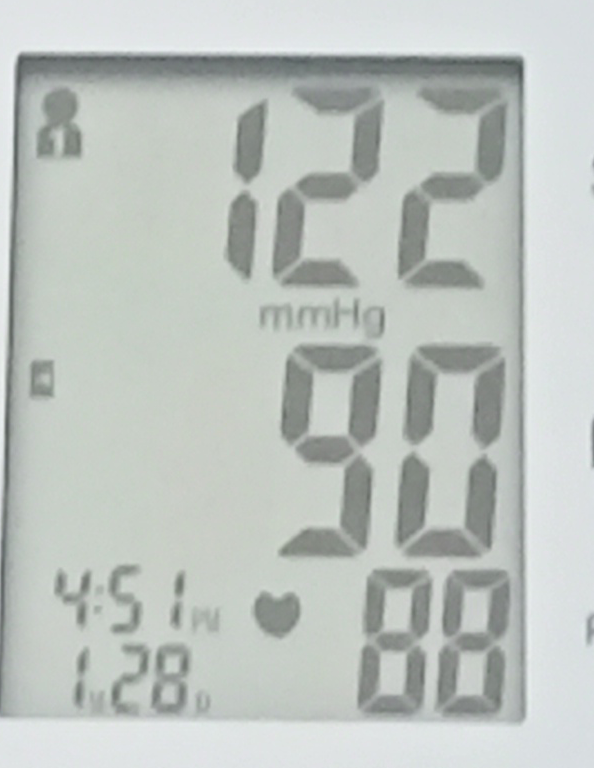
#> input picture test_2_img/1692233086743.jpg, 594 x 768 px; its folder holds only this picture in this run
$ python press.py
#> lines starting #> are read from the running program, lines starting #| are printed output that depends on the picture; after the words box and inside, x2 and y2 are one past the last pixel; in counts of white or black regions, pixels touching at a corner belong together
### utils/roi_bp/roi_bp.py
import cv2
import os
from PIL import Image
import numpy as np
from scipy.ndimage import gaussian_filter
from matplotlib import pyplot as plt
import math
PURPLE = (75, 0, 130)
YELLOW = (0, 255, 255)
THICKNESS = 4
FONT = cv2.FONT_HERSHEY_SIMPLEX
# [42 lines left out: functions get_values_around_number, calculate_entropy, calculate_discrete_density, brightness_thresh, brightness_mean, not called in this run]

def euclidean_distance(tuple1, tuple2):
    return math.sqrt(sum((x - y) ** 2 for x, y in zip(tuple1, tuple2)))


# [68 lines left out: functions compare_contour, contour_shape, find_closest_tuple, replace_tuple_if_not_present, increase_contrast, not called in this run]

def crop_image(image, left, top, right, bottom):
    image = cv2_to_pillow(image)
    cropped_image = image.crop((left, top, right, bottom))
    # cv2.imwrite(f'roi_trash/{str(uuid.uuid4())}.png', pillow_to_cv2(cropped_image))
    return pillow_to_cv2(cropped_image)

def cv2_to_pillow(cv2_image):
    pillow_image = Image.fromarray(cv2_image)
    return pillow_image

def pillow_to_cv2(pillow_image):
    cv2_image = cv2.cvtColor(np.array(pillow_image), cv2.COLOR_RGB2BGR)
    return cv2_image


# [5 lines left out: function reduce_blur, not called in this run]


def roi_blood_pressure(img_path, canny=100, num_canny=100, dsize=(480, 640)):
    peri = 0
    peri_pre = 0
    x_cur, y_cur, w_cur, h_cur, area_cur, peri_cur = 0, 0, 0, 0, 0, 0
    img_color = cv2.imread(img_path)
    img_color = cv2.resize(img_color, dsize)
    img_color_c = img_color.copy()
    img = cv2.cvtColor(img_color, cv2.COLOR_BGR2GRAY)

    blurred = cv2.GaussianBlur(img, (5, 5), 10)
    blurred = cv2.bilateralFilter(blurred, 5, sigmaColor=50, sigmaSpace=50)
    edged = cv2.Canny(blurred, canny, 150, 255)

    cnts, _ = cv2.findContours(edged, cv2.RETR_EXTERNAL, cv2.CHAIN_APPROX_SIMPLE)
    cnts = sorted(cnts, key=cv2.contourArea, reverse=True)[:num_canny]
    cv2.drawContours(img_color, cnts, 0, PURPLE, THICKNESS)

    for i in range(len(cnts)):
        cv2.drawContours(img_color, cnts, i, PURPLE, THICKNESS)
        # print(f"ContourArea:{cv2.contourArea(cnts[i])}")
        x, y, w, h = cv2.boundingRect(cnts[i])
        cv2.rectangle(img_color, (x, y), (x + w, y + h), YELLOW, THICKNESS)
        area = round(cv2.contourArea(cnts[i]), 1)
        peri = round(cv2.arcLength(cnts[i], closed=True), 1)
        if peri >= peri_pre:
            peri_pre = peri
            x_cur, y_cur, w_cur, h_cur, area_cur, peri_cur = x, y, w, h, area, peri

        # print(f"ContourArea:{area}, Peri: {peri}")
        # cv2.putText(img_color, "Area:" + str(area), (x, y - 15), FONT, 0.4, PURPLE, 1)
        # cv2.putText(img_color, "Perimeter:" + str(peri), (x, y - 5), FONT, 0.4, PURPLE, 1)
    roi = img_color_c[y_cur: y_cur + h_cur, x_cur: x_cur + w_cur]
    # cv2.imshow('roi', roi)
    # cv2.waitKey(0)
    roi = cv2.resize(roi, (296, 385))
    # [5 lines of commented-out code are left out]
    return roi

### utils/press.py
import os
import cv2
from utils.roi_bp.roi_bp import (cv2_to_pillow, pillow_to_cv2, crop_image,
                                 roi_blood_pressure, find_closest_tuple)
import numpy as np
import time
import matplotlib.pyplot as plt

# [36 lines left out: function img_roi, not called in this run]


FONT = cv2.FONT_HERSHEY_SIMPLEX
CYAN = (255, 255, 0)
DIGITSDICT_tuple = [
    (1, 1, 1, 1, 1, 1, 0),
    (0, 1, 1, 0, 0, 0, 0),
    (1, 1, 0, 1, 1, 0, 1),
    (1, 1, 1, 1, 0, 0, 1),
    (0, 1, 1, 0, 0, 1, 1),
    (1, 1, 1, 0, 0, 1, 1),
    (1, 0, 1, 1, 0, 1, 1),
    (1, 0, 1, 1, 1, 1, 1),
    (1, 1, 1, 0, 0, 0, 0),
    (1, 1, 1, 1, 1, 1, 1),
    (1, 1, 1, 1, 0, 1, 1),
]
DIGITSDICT = {
    (1, 1, 1, 1, 1, 1, 0): 0,
    (0, 1, 1, 0, 0, 0, 0): 1,
    (1, 1, 0, 1, 1, 0, 1): 2,
    (1, 1, 1, 1, 0, 0, 1): 3,
    (0, 1, 1, 0, 0, 1, 1): 4,
    (1, 1, 1, 0, 0, 1, 1): 4,
    (1, 0, 1, 1, 0, 1, 1): 5,
    (1, 0, 1, 1, 1, 1, 1): 6,
    (1, 1, 1, 0, 0, 0, 0): 7,
    (1, 1, 1, 1, 1, 1, 1): 8,
    (1, 1, 1, 1, 0, 1, 1): 9,
}


def edged_img(cv_img, num_position=False, first_num=False, first_num_3=False):
    num_channels = cv_img.shape[2]
    if num_channels > 1:
        try:
            roi = cv2.cvtColor(cv_img, cv2.COLOR_BGR2GRAY)
        except:
            pass
    roi = cv2.GaussianBlur(roi, (5, 5), 1)
    roi = cv2.bilateralFilter(roi, 0, sigmaColor=5, sigmaSpace=50)
    edged = cv2.adaptiveThreshold(
        roi, 255, cv2.ADAPTIVE_THRESH_MEAN_C, cv2.THRESH_BINARY_INV, 13, C=2)
    ##################################################
    # cv2.imshow('edge', edged)
    # # cv2.waitKey(10)
    # # cv2.destroyAllWindows()
    # while True:
    #     if cv2.waitKey(1) & 0xFF == ord('a'):
    #         cv2.destroyAllWindows()
    #         break
    ##################################################
    contours, _ = cv2.findContours(edged, cv2.RETR_EXTERNAL, cv2.CHAIN_APPROX_SIMPLE)
    filtered_contours = []
    for contour in contours:
        (_, _, w, h) = cv2.boundingRect(contour)
        if cv2.contourArea(contour) >= 50:
            filtered_contours += [contour]
    # filtered_contours = [contour for contour in contours if cv2.contourArea(contour) >= 50]
    edged = np.zeros_like(roi)
    cv2.drawContours(edged, contours=filtered_contours, contourIdx=-1,
                     color=(255, 255, 255), thickness=cv2.FILLED)

    # [7 lines of commented-out code are left out]
    if first_num:
        contours, _ = cv2.findContours(edged, cv2.RETR_EXTERNAL, cv2.CHAIN_APPROX_SIMPLE)
        contour_max = 0
        contour_cur = 0
        for contour in contours:
            try:
                if cv2.contourArea(contour) >= cv2.contourArea(contour_cur):
                    contour_max = contour
                    contour_cur = contour_max
            except:
                contour_max = contour
                contour_cur = contour_max
        try:
            (x, y, w, h) = cv2.boundingRect(contour_max)
        except:
            print('digit in img are: [0]')
            return 0
        if w < 50:
            if w * h > 700:
                print("Digits in img are: [1]")
                return 1
        print("Digits in img are: [0]")
        return 0
    if num_position:
        kernel = cv2.getStructuringElement(cv2.MORPH_RECT, (10, 9))
        dilated = cv2.dilate(edged, kernel, iterations=1)

        kernel = cv2.getStructuringElement(cv2.MORPH_RECT, (3, 6))
        dilated = cv2.dilate(dilated, kernel, iterations=1)

        erosion_kernel = np.ones((1, 2), np.uint8)
        eroded = cv2.erode(dilated, erosion_kernel, iterations=1)
    else:
        kernel = cv2.getStructuringElement(cv2.MORPH_RECT, (5, 5))
        dilated = cv2.dilate(edged, kernel, iterations=1)

        kernel = cv2.getStructuringElement(cv2.MORPH_RECT, (4, 2))
        dilated = cv2.dilate(dilated, kernel, iterations=1)

        erosion_kernel = np.ones((4, 3), np.uint8)
        eroded = cv2.erode(dilated, erosion_kernel, iterations=1)
    ##################################################
    # cv2.imshow("Eroded", eroded)
    # # cv2.waitKey(10)
    # # cv2.destroyAllWindows()
    # while True:
    #     if cv2.waitKey(1) & 0xFF == ord('a'):
    #         cv2.destroyAllWindows()
    #         break
    ##################################################
    if first_num_3:
        contours, _ = cv2.findContours(edged, cv2.RETR_EXTERNAL, cv2.CHAIN_APPROX_SIMPLE)
        contour_max = 0
        contour_cur = 0
        for contour in contours:
            try:
                if cv2.contourArea(contour) >= cv2.contourArea(contour_cur):
                    contour_max = contour
                    contour_cur = contour_max
            except:
                contour_max = contour
                contour_cur = contour_max
        try:
            (x, y, w, h) = cv2.boundingRect(contour_max)
            print(w, h)
        except:
            print('digit in img are: [0]')
            return 0
        if h > 50:
            if cv2.contourArea(contour_max) > 1000:
                return 1
        else:
            return 0
    contours, _ = cv2.findContours(eroded, cv2.RETR_EXTERNAL, cv2.CHAIN_APPROX_SIMPLE)
    digits_contours = []
    for contour in contours:
        (x, y, w, h) = cv2.boundingRect(contour)
        if h > 30:
            digits_contours += [contour]
    sorted_digits = sorted(digits_contours, key=lambda contour: cv2.boundingRect(contour)[0])
    digits = []
    canvas = roi.copy()
    area_max = 0
    area_pre = 0
    for i, cnt in enumerate(sorted_digits):
        (x, y, w, h) = cv2.boundingRect(cnt)
        roi = eroded[y: y + h, x: x + w]
        area_c = cv2.contourArea(cnt)
        if area_c > area_pre:
            area_max = i
            area_pre = area_c
        print(f"W:{w}, H:{h}")
        qW, qH = int(w * 0.25), int(h * 0.15)
        fractionH, halfH, fractionW = int(h * 0.07), int(h * 0.5), int(w * 0.3)
        # ưiki
        sevensegs = [
            ((0, 0), (w, qH)),  # a (top bar)
            ((w - qW, 0), (w, halfH)),  # b (upper right)
            ((w - qW - 3, halfH), (w - 3, h)),  # c (lower right)
            ((0, h - qH), (w, h)),  # d (lower bar)
            ((0, halfH), (qW, h)),  # e (lower left)
            ((0, 0), (qW, halfH)),  # f (upper left)
            # ((0, halfH - fractionH), (w, halfH + fractionH)) # center
            (
                (0 + fractionW, halfH - fractionH),
                (w - fractionW, halfH + fractionH),
            ),  # center
        ]

        on = [0] * 7
        for (i, ((p1x, p1y), (p2x, p2y))) in enumerate(sevensegs):
            region = roi[p1y:p2y, p1x:p2x]
            # [9 lines of commented-out code are left out]
            if np.sum(region == 255) > region.size * 0.5:
                on[i] = 1
        if on not in DIGITSDICT_tuple:
            closest_tuple = find_closest_tuple(on, DIGITSDICT_tuple)
            index = DIGITSDICT_tuple.index(closest_tuple)
            on = DIGITSDICT_tuple[index]
        digit = DIGITSDICT[tuple(on)]
        if digit != 1:
            if w < 70:
                digit = 1
        # print(f"Digit is: {digit}")
        digits += [digit]
    print(f"Digits in img are: {digits[area_max]}")
    if len(digits) == 0:
        digits = [0]
    return digits[area_max]


# [16 lines left out: function roi_3, not called in this run]

def roi_press(image_path):
    num = []
    number = []
    digit = roi_blood_pressure(image_path, canny=20, num_canny=100)
#> in roi_blood_pressure, img_color is the input picture: shape (768, 594, 3); mean B, G, R 190.8, 195.1, 189.1
#> in roi_blood_pressure, `edged = cv2.Canny(blurred, canny, 150, 255)`:
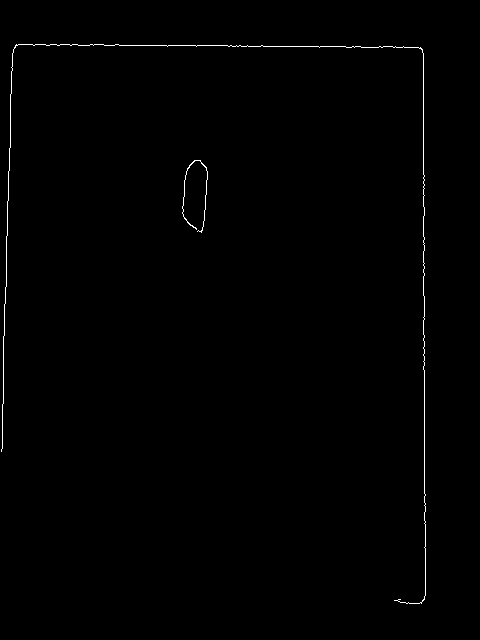
#> edged: shape (640, 480); 0.51% white in thin lines or dots, all inside (x1, y1, x2, y2) = (1, 44, 426, 604)
#> in roi_blood_pressure, `cnts, _ = cv2.findContours(edged, cv2.RETR_EXTERNAL, cv2.CHAIN_APPROX_..`: cnts = 2 contours, 1 with area under 20; largest, box (x1, y1, x2, y2) and area: (182, 160, 208, 233) 24
#> in roi_blood_pressure, `cv2.drawContours(img_color, cnts, 0, PURPLE, THICKNESS)`:
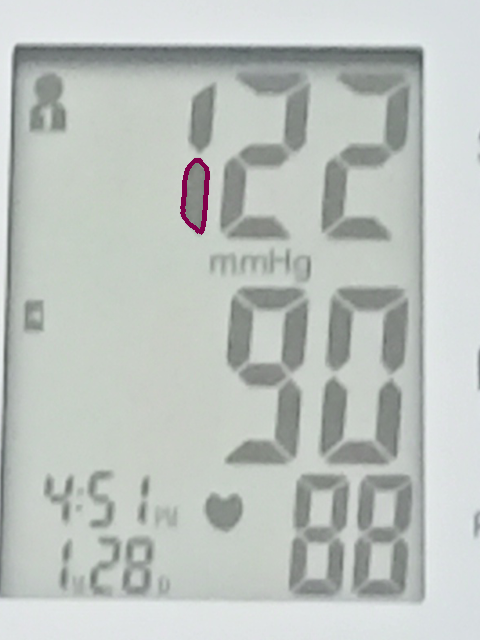
#> img_color: shape (640, 480, 3); mean B, G, R 190.5, 194.6, 189
#> the loop in roi_blood_pressure, `for i in range(len(cnts)):` made 2 passes
#> (x, y, w, h, area, peri, peri_pre, x_cur) on pass 1: (182, 160, 26, 73, 24, 337.6, 337.6, 182)
#> after the loop in roi_blood_pressure, `for i in range(len(cnts)):`:
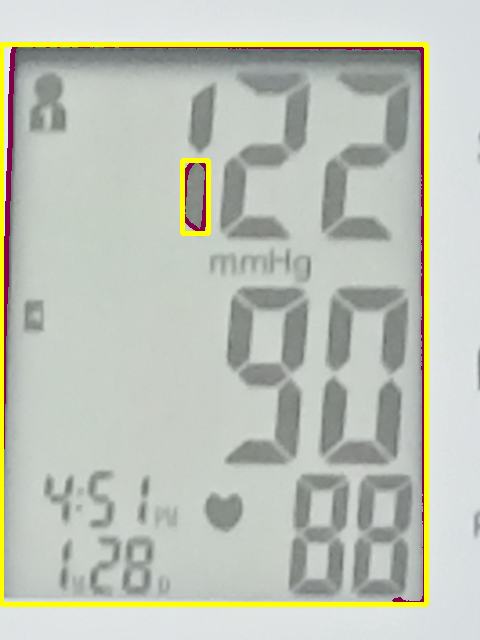
#> img_color: shape (640, 480, 3); 4.47% of pixels changed, all inside (x1, y1, x2, y2) = (0, 42, 429, 607)
#> after the loop in roi_blood_pressure, `for i in range(len(cnts)):`: area_cur = 7.5; h_cur = 560; peri_cur = 2898.3; w_cur = 425; x_cur = 1; y_cur = 44
#> in roi_blood_pressure, `roi = img_color_c[y_cur: y_cur + h_cur, x_cur: x_cur + w_cur]`:
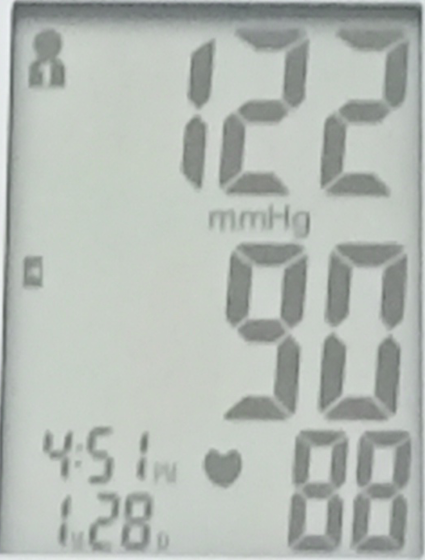
#> roi: shape (560, 425, 3); mean B, G, R 180.4, 186.3, 180
    digit1_png = crop_image(digit, 85, 25, 150, 134)
#> in crop_image, `cropped_image = image.crop((left, top, right, bottom))`:
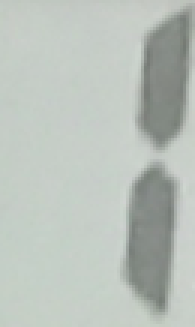
#> cropped_image: PIL image 65x109 RGB (shown 3 times larger); mean R, G, B 185.4, 192.9, 186.4
    digit1_png = cv2.resize(digit1_png, None, None, fx=2, fy=1)
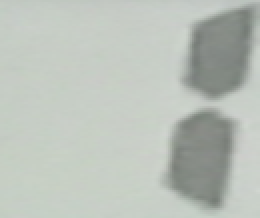
#> digit1_png: shape (109, 130, 3) (shown 2 times larger); mean R, G, B 186.4, 193, 185.5
    num += [edged_img(digit1_png, first_num=True)]
#> in edged_img, `edged = cv2.adaptiveThreshold( roi, 255, cv2.ADAPTIVE_THRESH_MEAN_C, c..`:
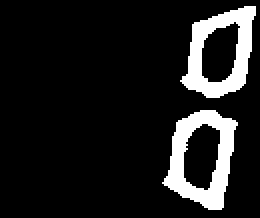
#> edged: shape (109, 130) (shown 2 times larger); 11.7% white; 2 white regions
#> in edged_img, `contours, _ = cv2.findContours(edged, cv2.RETR_EXTERNAL, cv2.CHAIN_APP..`: contours = 2 contours; box (x1, y1, x2, y2) and area: (81, 55, 119, 105) 1241, (90, 3, 128, 49) 1145
#> the loop in edged_img, `for contour in contours:` made 2 passes
#> (w, h) on passes 1 to 2: (38, 50), (38, 46)
    digit2_png = crop_image(digit, 152, 25, 217, 134)
    digit2_png = cv2.resize(digit2_png, None, None, fx=2, fy=1)
    num += [edged_img(digit2_png)]
    digit3_png = crop_image(digit, 219, 30, 284, 139)
    digit3_png = cv2.resize(digit3_png, None, None, fx=2, fy=1)
    num += [edged_img(digit3_png)]
    number += [num[0] * 100 + num[1] * 10 + num[2]]
    digit4_png = crop_image(digit, 85, 174, 150, 283)
    digit4_png = cv2.resize(digit4_png, None, None, fx=2, fy=1)
    num += [edged_img(digit4_png, first_num=True)]
    digit5_png = crop_image(digit, 150, 174, 215, 283)
    digit5_png = cv2.resize(digit5_png, None, None, fx=2, fy=1)
    num += [edged_img(digit5_png)]
    digit6_png = crop_image(digit, 219, 174, 284, 283)
    digit6_png = cv2.resize(digit6_png, None, None, fx=2, fy=1)
    num += [edged_img(digit6_png)]
    number += [num[0+3] * 100 + num[1+3] * 10 + num[2+3]]
    digit7_png = crop_image(digit, 170, 295, 198, 379)
    digit7_png = cv2.resize(digit7_png, (120, 130))
    num += [edged_img(digit7_png, num_position=True, first_num_3=True)]
    digit8_png = crop_image(digit, 200, 295, 242, 379)
    digit8_png = cv2.resize(digit8_png, (120, 130))
    num += [edged_img(digit8_png, num_position=True)]
    digit9_png = crop_image(digit, 245, 295, 287, 379)
    digit9_png = cv2.resize(digit9_png, (120, 130))
    num += [edged_img(digit9_png, num_position=True)]
    number += [num[6] * 100 + num[7] * 10 + num[8]]
    print(number)
    return number

if __name__ == '__main__':
    folder_path = '../test_2_img'
    images = os.listdir(folder_path)
    print(images)
    for image in images:
        image_name = os.path.splitext(image)[0]
        print(image_name)
        image_path = f'{folder_path}/{image}'
        sTime = time.time()
#> (the run stopped early here; a loop or call above may not have finished)

$ run again, on test_2_img/1692233135389.jpg
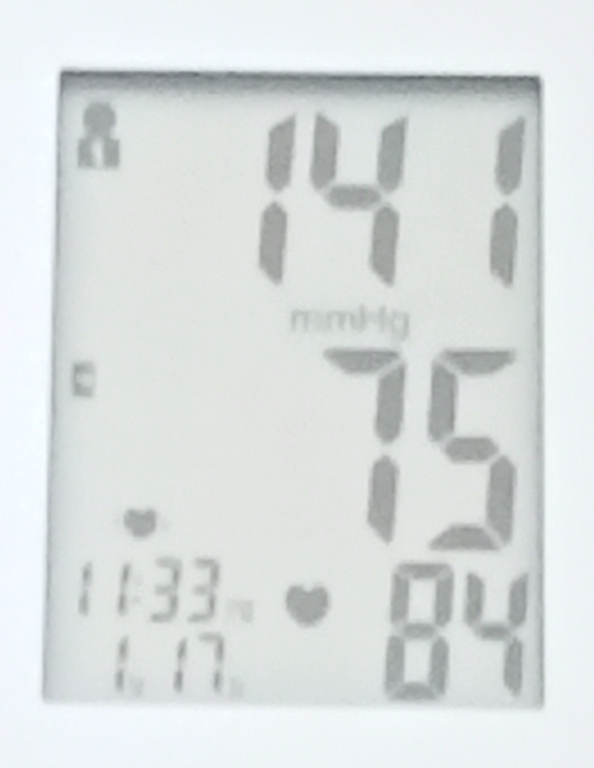
#> input picture test_2_img/1692233135389.jpg, 594 x 768 px
#> in roi_blood_pressure, img_color is the input picture: shape (768, 594, 3); mean B, G, R 222.7, 223, 218.2
#> in roi_blood_pressure, `edged = cv2.Canny(blurred, canny, 150, 255)`:
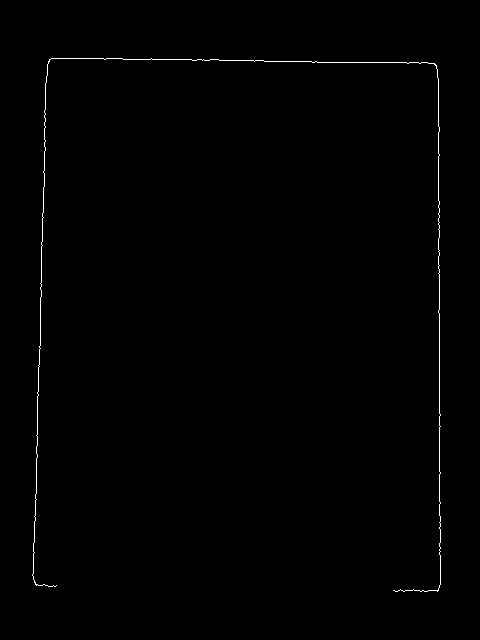
#> edged: shape (640, 480); 0.49% white in thin lines or dots, all inside (x1, y1, x2, y2) = (32, 58, 441, 592)
#> cnts = 1 contour, all with area under 20
#> the loop in roi_blood_pressure, `for i in range(len(cnts)):` made 1 pass
#> (x, y, w, h, area, peri, peri_pre, x_cur) on pass 1: (32, 58, 409, 534, 8, 3130.4, 3130.4, 32)
#> after the loop in roi_blood_pressure, `for i in range(len(cnts)):`: area_cur = 8; h_cur = 534; peri_cur = 3130.4; w_cur = 409; x_cur = 32; y_cur = 58
#> in edged_img, `edged = cv2.adaptiveThreshold( roi, 255, cv2.ADAPTIVE_THRESH_MEAN_C, c..`:
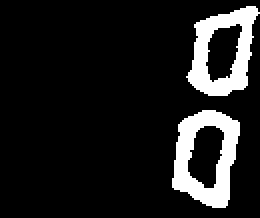
#> edged: shape (109, 130) (shown 2 times larger); 11.8% white; 2 white regions
#> contours = 2 contours; box (x1, y1, x2, y2) and area: (86, 55, 120, 104) 1196, (93, 3, 130, 48) 1074
#> the loop in edged_img, `for contour in contours:` made 2 passes
#> (w, h) on passes 1 to 2: (34, 49), (37, 45)
